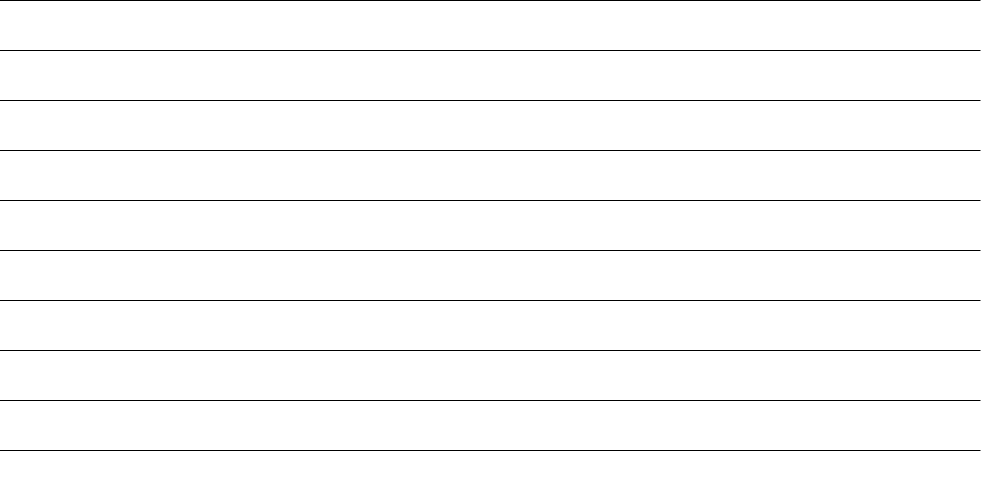
Frame 1 (no input)
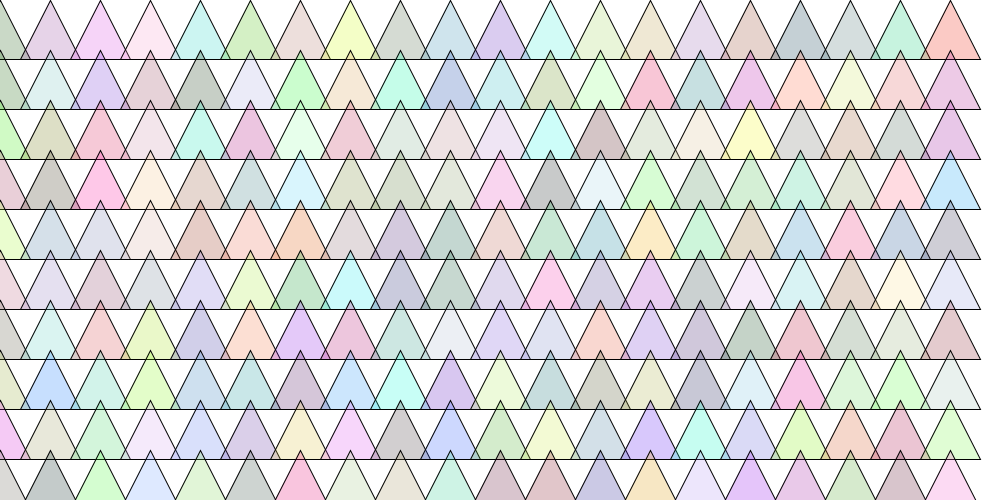
Frame 60 (the mouse pressed at the canvas centre just before this capture)
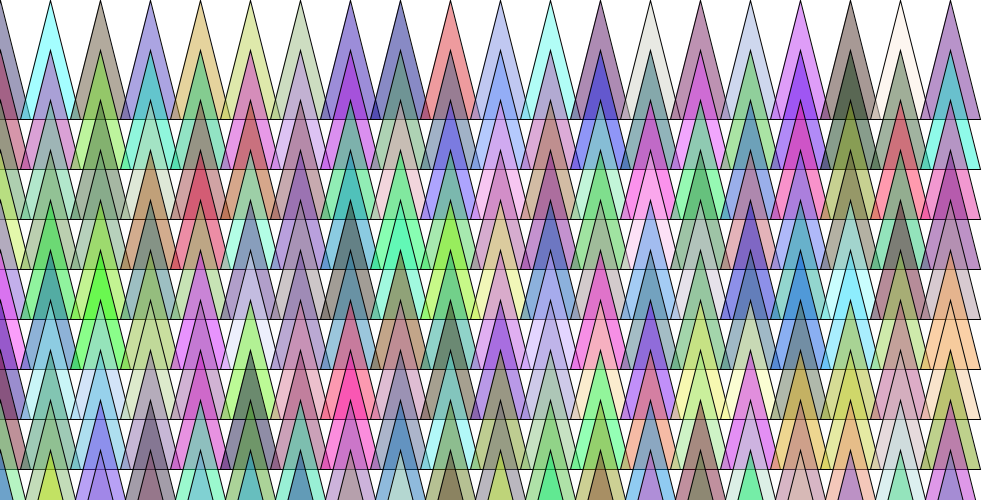
Frame 120 (the mouse held since frame 60 and released just before this capture)

The Processing sketch that drew these frames (run headless with seeded random() and noise(); from frame 60 on, the mouse is pressed at the canvas centre):

// Processing sketch: Trieangles
// ── Trieangles.pde
float a = 0;

void setup() {
  size(1000, 500);
}

void draw() {
  background(255);
  
  int x, y;
  for (x = 0; x < 1000; x += 50) {
    for (y = 0; y < 500; y += 50) {
      float r = random(256);
      float g = random(256);
      float b = random(256);
      fill(r, g, b, a);
      //ellipse(x, y, 55, 0.1*x);
      triangle(x, y, x-30, y+a, x+30, y+a);
    }
  }
  a += 1;
  if (255 < a) {
    a = 0;
  }
}
